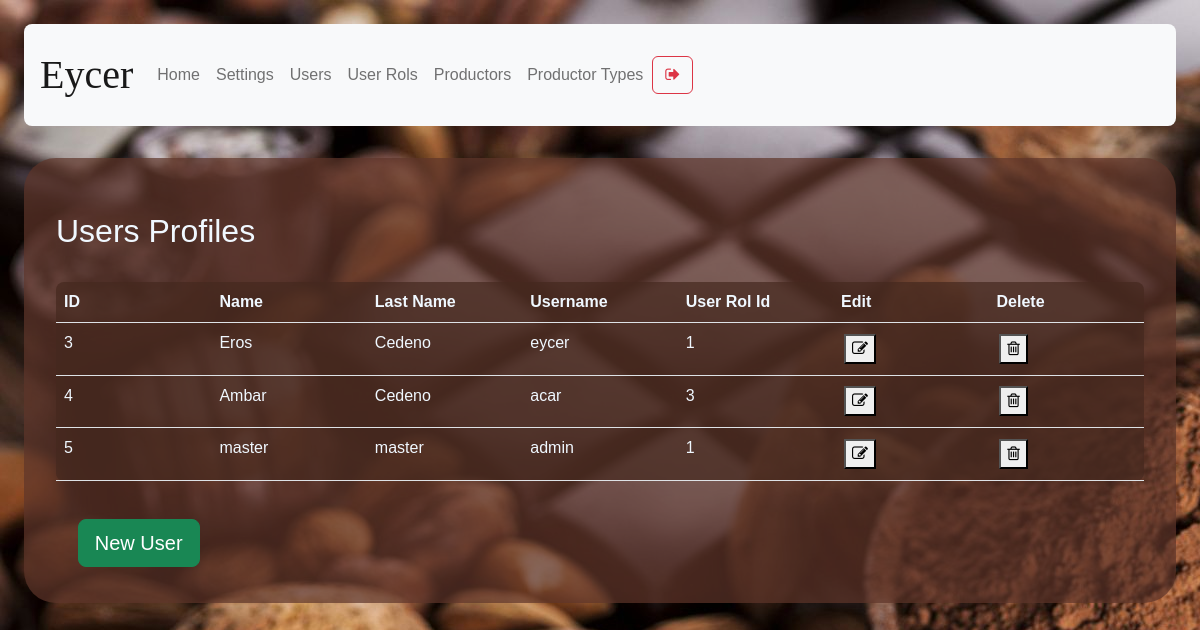
Screenshot of /user-management (signed in) with the database file from the repository.
### models/user.py (models this page shows, shortened)
class User(db.Model) :
    __tablename__ = "user"
    id = db.Column(db.Integer, primary_key = True)
    name = db.Column(db.String(100), nullable = False)
    last_name = db.Column(db.String(100), nullable = False)
    username = db.Column(db.String(100), unique = True, nullable = False)
    email = db.Column(db.String(100), nullable = True)
    password = db.Column(db.String(100), nullable = False)
    gender = db.Column(db.String(10), nullable = False)
    date_of_birth = db.Column(db.String(10), nullable = False)
    phone = db.Column(db.String(20), nullable = True)
    address = db.Column(db.String(150), nullable = True)
    user_rol_id = db.Column(db.Integer, db.ForeignKey('user_rol.id'))
    def get_user_rol_by_username( self, username ):
        user_rol_id = User.query.filter_by(username = username).first().user_rol_id
        user_rol = User_rol.query.get(user_rol_id).description
        return user_rol

### routes/admin.py (the view)
@admin.route('/user-management')
def user_management():
    if( not verify_permissions(session, User) ):
        return redirect(url_for('auth.index'))
    rols = User_rol.query.all()
    users = User.query.all()
    if 'management-status' not in session:
        return render_template('user-management.html', status="",\
            rol = session['rol'], rols = rols, users = users)
    status = session['management-status']
    session.pop('management-status', None)
    return render_template('user-management.html', status=status, \
        rol = session['rol'], rols=rols, users = users )

### utils/functions.py (called while the page is built)
def verify_permissions(session, User, allowed=['admin']):
    return 'username' in session and \
    ( allowed == 'all' or User.get_user_rol_by_username(User, session['username']) in allowed)

### templates/user-management.html (shortened to what this page needs)
{% extends "base.html" %}
{% block content %}
    <h2>Users Profiles</h2>
    <table class="table content-table">
        <thead>
            <th>ID</th>
            <th>Name</th>
            <th>Last Name</th>
            <th>Username</th>
            <th>User Rol Id</th>
            <th>Edit</th>
            <th>Delete</th>
        </thead>
        <tbody>
        {% for user in users %}
        <tr>
            <td>{{ user.id }}</td>
            <td>{{ user.name }}</td>
            <td>{{ user.last_name }}</td>
            <td>{{ user.username }}</td>
            <td>{{ user.user_rol_id }}</td>
            <td><button onclick="window.location.href=`/user-management/edit-user/{{ user.id }}`"><i class="fa fa-pencil-square-o" aria-hidden="true"></i></button></td>
            <td><button onclick='deleteConfirm( {{user.id}}, "User" )'><i class="fa fa-trash-o" aria-hidden="true"></i></button></td>
        </tr>
        {% endfor %}
        </tbody>
    </table>
    <button type="submit" onclick="showForm()" class="btn btn-success btn-lg mb-1">New User</button>
{% endblock %}

### templates/base.html (shortened to what this page needs)
<!DOCTYPE html>
<html>
<head>
    <link href="https://cdn.jsdelivr.net/npm/bootstrap@5.2.0-beta1/dist/css/bootstrap.min.css" rel="stylesheet">
     <link rel="stylesheet" href="https://cdnjs.cloudflare.com/ajax/libs/font-awesome/4.7.0/css/font-awesome.min.css">
     <link rel='stylesheet' type='text/css' media='screen'  href= "{{ url_for('static',filename='styles/main.css') }}">
</head>
<body>
    <nav class="navbar navbar-expand-lg navbar-light bg-light top">
        <a class="navbar-brand nav-user" href="#"> {{ session['username'] }}</a>
        <div class="collapse navbar-collapse" id="navbarSupportedContent">
          <ul class="navbar-nav mr-auto">
            <li class="nav-item active">
              <a class="nav-link" href="/">Home <span class="sr-only">(current)</span></a>
            </li>
            <li class="nav-item">
              <a class="nav-link" href="/user-settings">Settings</a>
            </li>
            {% if rol == 'admin' %}
            <li class="nav-item">
                <a class="nav-link" href="/user-management">Users</a>
            </li>
            <li class="nav-item">
                <a class="nav-link" href="/user-rol-management">User Rols</a>
            </li>
            <li class="nav-item">
                <a class="nav-link" href="/productor-data">Productors</a>
            </li>
            <li class="nav-item">
                <a class="nav-link" href="/productor-type">Productor Types</a>
            </li>
                {% endif %}
          </ul>
          <form action="logout">
          <button class="btn btn-outline-danger my-2 my-sm-0">
              <i class="fa fa-sign-out" aria-hidden="true"></i>
            </button>
          </form>
        </div>
      </nav>
    <section class="content">
        {% block content %}
        {% endblock %}
    </section>
</body>
</html>

### static/styles/main.css (style rules this page uses)
body { background-color:aliceblue; background-image: url("../media/2316549.jpg"); margin: 2%; font-family: 'Gill Sans', 'Gill Sans MT', Calibri, 'Trebuchet MS', sans-serif; }
button { margin: 2%; }
h1, h2 { margin-top: 2%; }
section.content { background-color: rgba(95, 54, 42, 0.7); padding: 2em; color:aliceblue; margin-top: 2em; border-radius: 2em; }
.content-table { background-color: rgba(69, 40, 31, 0.7); padding: 2em; color:aliceblue; margin-top: 2em; border-radius: .5em; }
nav.top { padding: 1em; border-radius: 0.5em; }
.nav-user { text-transform: capitalize; text-align: center; font-family: cursive; font-size: 2.5em; }
table { width:100%; table-layout:fixed; }
td { word-wrap:break-word; }

### rows the page displays
User: username "Eycer", id "3", name "Eros", last_name "Cedeno", username "eycer", user_rol_id "1"
User: id "4", name "Ambar", last_name "Cedeno", username "acar", user_rol_id "3"
User: id "5", name "master", last_name "master", username "admin", user_rol_id "1"
